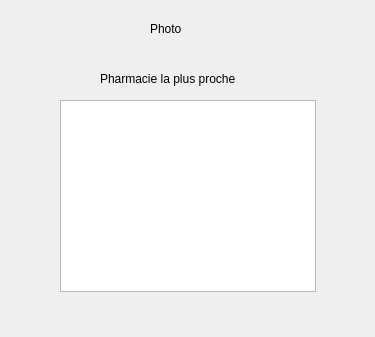
<?xml version="1.0" encoding="UTF-8"?>
<ui version="4.0">
 <class>PharmacieMozaicWidget</class>
 <widget class="QWidget" name="PharmacieMozaicWidget">
  <property name="geometry">
   <rect>
    <x>0</x>
    <y>0</y>
    <width>375</width>
    <height>337</height>
   </rect>
  </property>
  <property name="windowTitle">
   <string>Form</string>
  </property>
  <widget class="tableauwidget" name="tableWidget">
   <property name="geometry">
    <rect>
     <x>60</x>
     <y>100</y>
     <width>256</width>
     <height>192</height>
    </rect>
   </property>
  </widget>
  <widget class="QLabel" name="label">
   <property name="geometry">
    <rect>
     <x>100</x>
     <y>70</y>
     <width>169</width>
     <height>17</height>
    </rect>
   </property>
   <property name="text">
    <string>Pharmacie la plus proche</string>
   </property>
  </widget>
  <widget class="QLabel" name="label_photo">
   <property name="geometry">
    <rect>
     <x>150</x>
     <y>20</y>
     <width>42</width>
     <height>17</height>
    </rect>
   </property>
   <property name="text">
    <string>Photo</string>
   </property>
  </widget>
 </widget>
 <customwidgets>
  <customwidget>
   <class>tableauwidget</class>
   <extends>QTableWidget</extends>
   <header>tableauwidget.h</header>
  </customwidget>
 </customwidgets>
 <resources/>
 <connections/>
</ui>
